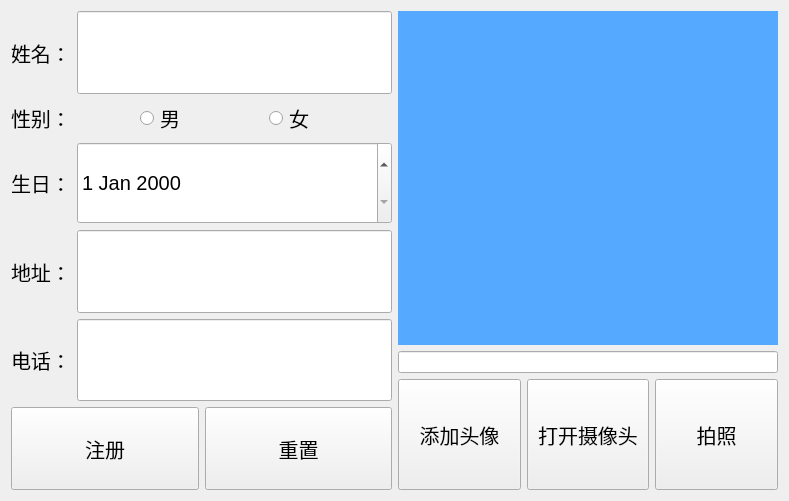
<?xml version="1.0" encoding="UTF-8"?>
<ui version="4.0">
 <class>RegisterWin</class>
 <widget class="QWidget" name="RegisterWin">
  <property name="geometry">
   <rect>
    <x>0</x>
    <y>0</y>
    <width>789</width>
    <height>501</height>
   </rect>
  </property>
  <property name="windowTitle">
   <string>Form</string>
  </property>
  <layout class="QHBoxLayout" name="horizontalLayout_8">
   <item>
    <layout class="QVBoxLayout" name="verticalLayout">
     <item>
      <layout class="QHBoxLayout" name="horizontalLayout">
       <item>
        <widget class="QLabel" name="label">
         <property name="font">
          <font>
           <pointsize>15</pointsize>
          </font>
         </property>
         <property name="text">
          <string>姓名：</string>
         </property>
        </widget>
       </item>
       <item>
        <widget class="QLineEdit" name="nameEdit">
         <property name="sizePolicy">
          <sizepolicy hsizetype="Expanding" vsizetype="Expanding">
           <horstretch>0</horstretch>
           <verstretch>0</verstretch>
          </sizepolicy>
         </property>
         <property name="font">
          <font>
           <pointsize>15</pointsize>
          </font>
         </property>
        </widget>
       </item>
      </layout>
     </item>
     <item>
      <layout class="QHBoxLayout" name="horizontalLayout_2">
       <item>
        <widget class="QLabel" name="label_2">
         <property name="font">
          <font>
           <pointsize>15</pointsize>
          </font>
         </property>
         <property name="text">
          <string>性别：</string>
         </property>
        </widget>
       </item>
       <item>
        <widget class="QRadioButton" name="mrb">
         <property name="font">
          <font>
           <pointsize>15</pointsize>
          </font>
         </property>
         <property name="text">
          <string>男</string>
         </property>
        </widget>
       </item>
       <item>
        <widget class="QRadioButton" name="wrb">
         <property name="font">
          <font>
           <pointsize>15</pointsize>
          </font>
         </property>
         <property name="text">
          <string>女</string>
         </property>
        </widget>
       </item>
      </layout>
     </item>
     <item>
      <layout class="QHBoxLayout" name="horizontalLayout_5">
       <item>
        <widget class="QLabel" name="label_5">
         <property name="font">
          <font>
           <pointsize>15</pointsize>
          </font>
         </property>
         <property name="text">
          <string>生日：</string>
         </property>
        </widget>
       </item>
       <item>
        <widget class="QDateEdit" name="birthdayEdit">
         <property name="sizePolicy">
          <sizepolicy hsizetype="Expanding" vsizetype="Expanding">
           <horstretch>0</horstretch>
           <verstretch>0</verstretch>
          </sizepolicy>
         </property>
         <property name="font">
          <font>
           <pointsize>15</pointsize>
          </font>
         </property>
        </widget>
       </item>
      </layout>
     </item>
     <item>
      <layout class="QHBoxLayout" name="horizontalLayout_3">
       <item>
        <widget class="QLabel" name="label_3">
         <property name="font">
          <font>
           <pointsize>15</pointsize>
          </font>
         </property>
         <property name="text">
          <string>地址：</string>
         </property>
        </widget>
       </item>
       <item>
        <widget class="QLineEdit" name="addressEdit">
         <property name="sizePolicy">
          <sizepolicy hsizetype="Expanding" vsizetype="Expanding">
           <horstretch>0</horstretch>
           <verstretch>0</verstretch>
          </sizepolicy>
         </property>
         <property name="font">
          <font>
           <pointsize>15</pointsize>
          </font>
         </property>
        </widget>
       </item>
      </layout>
     </item>
     <item>
      <layout class="QHBoxLayout" name="horizontalLayout_4">
       <item>
        <widget class="QLabel" name="label_4">
         <property name="font">
          <font>
           <pointsize>15</pointsize>
          </font>
         </property>
         <property name="text">
          <string>电话：</string>
         </property>
        </widget>
       </item>
       <item>
        <widget class="QLineEdit" name="phoneEdit">
         <property name="sizePolicy">
          <sizepolicy hsizetype="Expanding" vsizetype="Expanding">
           <horstretch>0</horstretch>
           <verstretch>0</verstretch>
          </sizepolicy>
         </property>
         <property name="font">
          <font>
           <pointsize>15</pointsize>
          </font>
         </property>
        </widget>
       </item>
      </layout>
     </item>
     <item>
      <layout class="QHBoxLayout" name="horizontalLayout_6">
       <item>
        <widget class="QPushButton" name="registerBt">
         <property name="sizePolicy">
          <sizepolicy hsizetype="Minimum" vsizetype="Expanding">
           <horstretch>0</horstretch>
           <verstretch>0</verstretch>
          </sizepolicy>
         </property>
         <property name="font">
          <font>
           <pointsize>15</pointsize>
          </font>
         </property>
         <property name="text">
          <string>注册</string>
         </property>
        </widget>
       </item>
       <item>
        <widget class="QPushButton" name="resetBt">
         <property name="sizePolicy">
          <sizepolicy hsizetype="Minimum" vsizetype="Expanding">
           <horstretch>0</horstretch>
           <verstretch>0</verstretch>
          </sizepolicy>
         </property>
         <property name="font">
          <font>
           <pointsize>15</pointsize>
          </font>
         </property>
         <property name="text">
          <string>重置</string>
         </property>
        </widget>
       </item>
      </layout>
     </item>
    </layout>
   </item>
   <item>
    <layout class="QVBoxLayout" name="verticalLayout_2" stretch="3,1,1">
     <item>
      <widget class="QLabel" name="headpicLb">
       <property name="sizePolicy">
        <sizepolicy hsizetype="Preferred" vsizetype="Expanding">
         <horstretch>0</horstretch>
         <verstretch>0</verstretch>
        </sizepolicy>
       </property>
       <property name="styleSheet">
        <string notr="true">background-color: rgb(85, 170, 255);</string>
       </property>
       <property name="text">
        <string/>
       </property>
      </widget>
     </item>
     <item>
      <widget class="QLineEdit" name="picFileEdit"/>
     </item>
     <item>
      <layout class="QHBoxLayout" name="horizontalLayout_7">
       <item>
        <widget class="QPushButton" name="addpicBt">
         <property name="sizePolicy">
          <sizepolicy hsizetype="Minimum" vsizetype="Expanding">
           <horstretch>0</horstretch>
           <verstretch>0</verstretch>
          </sizepolicy>
         </property>
         <property name="font">
          <font>
           <pointsize>15</pointsize>
          </font>
         </property>
         <property name="text">
          <string>添加头像</string>
         </property>
        </widget>
       </item>
       <item>
        <widget class="QPushButton" name="videoswitchBt">
         <property name="sizePolicy">
          <sizepolicy hsizetype="Minimum" vsizetype="Expanding">
           <horstretch>0</horstretch>
           <verstretch>0</verstretch>
          </sizepolicy>
         </property>
         <property name="font">
          <font>
           <pointsize>15</pointsize>
          </font>
         </property>
         <property name="text">
          <string>打开摄像头</string>
         </property>
        </widget>
       </item>
       <item>
        <widget class="QPushButton" name="cameraBt">
         <property name="sizePolicy">
          <sizepolicy hsizetype="Minimum" vsizetype="Expanding">
           <horstretch>0</horstretch>
           <verstretch>0</verstretch>
          </sizepolicy>
         </property>
         <property name="font">
          <font>
           <pointsize>15</pointsize>
          </font>
         </property>
         <property name="text">
          <string>拍照</string>
         </property>
        </widget>
       </item>
      </layout>
     </item>
    </layout>
   </item>
  </layout>
 </widget>
 <resources/>
 <connections/>
</ui>
